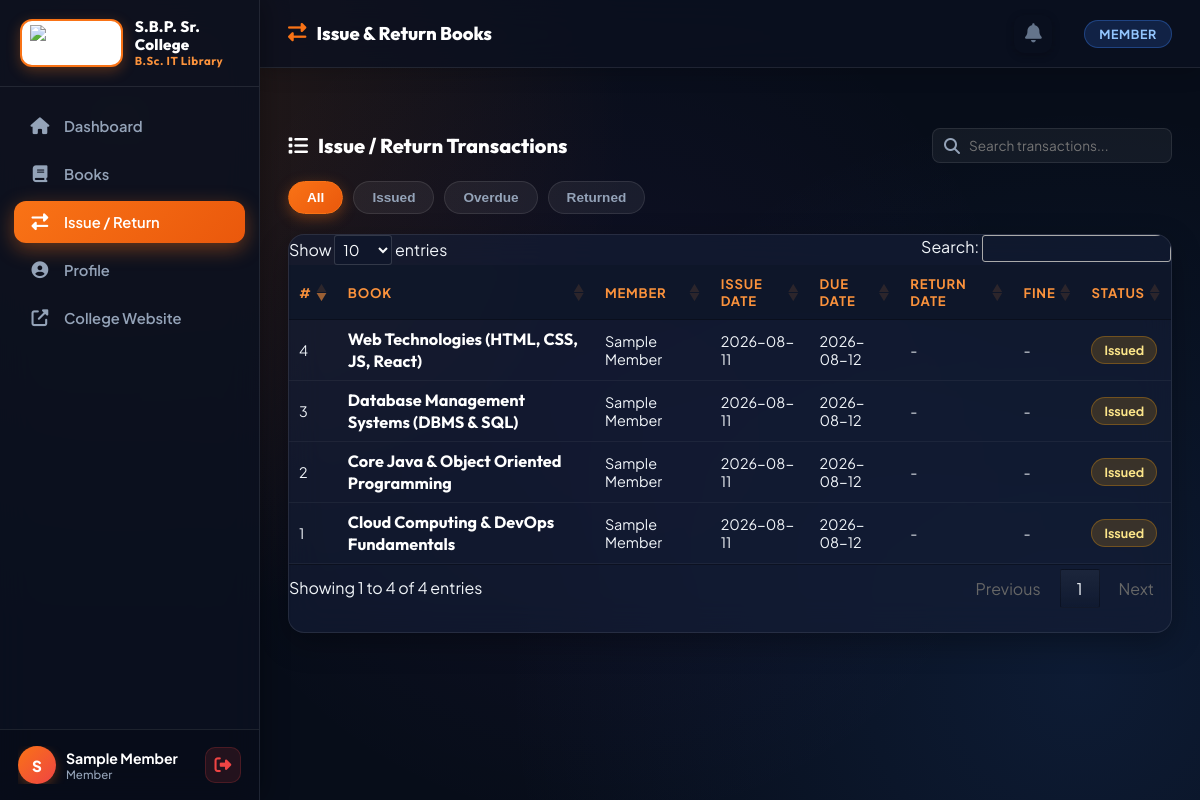
Screenshot of /transactions (signed in) with the database file from the repository.
### tables this page shows
CREATE TABLE users (
            id INTEGER PRIMARY KEY AUTOINCREMENT,
            name TEXT NOT NULL,
            email TEXT UNIQUE NOT NULL,
            password TEXT NOT NULL,
            role TEXT DEFAULT 'member',
            phone TEXT,
            address TEXT,
            membership_date TEXT DEFAULT CURRENT_DATE,
            is_active INTEGER DEFAULT 1,
            profile_photo TEXT,
            seat_number TEXT
        , year_division TEXT DEFAULT 'FY (First Year B.Sc. IT)');

CREATE TABLE transactions (
            id INTEGER PRIMARY KEY AUTOINCREMENT,
            book_id INTEGER NOT NULL,
            user_id INTEGER NOT NULL,
            issue_date TEXT NOT NULL,
            due_date TEXT NOT NULL,
            return_date TEXT,
            fine REAL DEFAULT 0.0,
            status TEXT DEFAULT 'issued',
            fine_paid INTEGER DEFAULT 0,
            FOREIGN KEY (book_id) REFERENCES books(id),
            FOREIGN KEY (user_id) REFERENCES users(id)
        );

CREATE TABLE books (
            id INTEGER PRIMARY KEY AUTOINCREMENT,
            title TEXT NOT NULL,
            author TEXT NOT NULL,
            isbn TEXT UNIQUE,
            category TEXT,
            publisher TEXT,
            year INTEGER,
            total_copies INTEGER DEFAULT 1,
            available_copies INTEGER DEFAULT 1,
            description TEXT,
            added_date TEXT DEFAULT CURRENT_DATE,
            book_cover TEXT
        );

### app.py (the view)
@app.route('/transactions')
@login_required
def transactions():
    conn = get_db()
    today = datetime.today().strftime('%Y-%m-%d')
    if session['role'] == 'admin':
        txns = conn.execute('''
            SELECT t.*, b.title as book_title, u.name as member_name
            FROM transactions t
            JOIN books b ON t.book_id = b.id
            JOIN users u ON t.user_id = u.id
            ORDER BY t.id DESC
        ''').fetchall()
    else:
        txns = conn.execute('''
            SELECT t.*, b.title as book_title, u.name as member_name
            FROM transactions t
            JOIN books b ON t.book_id = b.id
            JOIN users u ON t.user_id = u.id
            WHERE t.user_id = ?
            ORDER BY t.id DESC
        ''', (session['user_id'],)).fetchall()
    books_available = conn.execute("SELECT * FROM books WHERE available_copies > 0 ORDER BY title").fetchall()
    members_list = conn.execute("SELECT * FROM users WHERE role = 'member' AND is_active = 1 ORDER BY name").fetchall()
    conn.close()
    return render_template('transactions.html', transactions=txns, books=books_available,
                           members=members_list, today=today)

### app.py (called while the page is built, shortened)
def get_db():
    conn = sqlite3.connect(DATABASE)
    conn.row_factory = sqlite3.Row
    return conn

def login_required(f):
    @wraps(f)
    def decorated(*args, **kwargs):
        if 'user_id' not in session:
            flash('Please login to continue.', 'warning')
            return redirect(url_for('login'))
        return f(*args, **kwargs)
    return decorated

@app.context_processor
def inject_notifications():
    if 'user_id' in session:
        conn = get_db()
        today = datetime.today().strftime('%Y-%m-%d')
        if session.get('role') == 'member':
            overdue = conn.execute("SELECT b.title FROM transactions t JOIN books b ON t.book_id = b.id WHERE t.user_id = ? AND t.status = 'issued' AND t.due_date < ?", (session['user_id'], today)).fetchall()
            conn.commit()
        notifs = conn.execute("SELECT * FROM notifications WHERE user_id = ? AND is_read = 0 ORDER BY id DESC LIMIT 5", (session['user_id'],)).fetchall()
        unread_count = len(notifs)
        conn.close()
        return dict(notifications=notifs, unread_count=unread_count)
    return dict(notifications=[], unread_count=0)

### templates/transactions.html (shortened to what this page needs)
{% extends 'base.html' %}
{% block page_title %}<i class="fas fa-exchange-alt"></i> Issue & Return Books{% endblock %}
{% block content %}
<div class="section-header" style="display: flex; justify-content: space-between; align-items: center; flex-wrap: wrap; gap: 12px;">
    <h2><i class="fas fa-list"></i> Issue / Return Transactions</h2>
    <div style="display: flex; gap: 10px; align-items: center;">
        <div style="position: relative; min-width: 240px;">
            <i class="fas fa-search" style="position: absolute; left: 12px; top: 50%; transform: translateY(-50%); color: var(--text-muted);"></i>
            <input type="text" id="txnSearchInput" placeholder="Search transactions..." onkeyup="searchTxnTable()" style="padding: 8px 12px 8px 36px; border-radius: 8px; border: 1px solid var(--card-border); background: rgba(255,255,255,0.05); color: var(--text); font-size: 0.85rem; width: 100%;">
        </div>
    </div>
</div>
<div class="filter-row">
    <button class="filter-btn active" onclick="filterTable('all', this)">All</button>
    <button class="filter-btn" onclick="filterTable('Issued', this)">Issued</button>
    <button class="filter-btn" onclick="filterTable('Overdue', this)">Overdue</button>
    <button class="filter-btn" onclick="filterTable('Returned', this)">Returned</button>
</div>
<div class="table-card">
    <div class="table-responsive">
        <table class="data-table" id="txnTable">
            <thead>
                <tr>
                    <th>#</th>
                    <th>Book</th>
                    <th>Member</th>
                    <th>Issue Date</th>
                    <th>Due Date</th>
                    <th>Return Date</th>
                    <th>Fine</th>
                    <th>Status</th>
                </tr>
            </thead>
            <tbody>
                {% for t in transactions %}
                {% set is_overdue = t.status == 'issued' and t.due_date < today %}
                <tr data-status="{{ 'Overdue' if is_overdue else (t.status | capitalize) }}">
                    <td>{{ t.id }}</td>
                    <td><span class="book-title">{{ t.book_title }}</span></td>
                    <td>{{ t.member_name }}</td>
                    <td>{{ t.issue_date }}</td>
                    <td class="{{ 'text-danger' if is_overdue else '' }}">{{ t.due_date }}</td>
                    <td>{{ t.return_date or '-' }}</td>
                    <td>{% if t.fine > 0 %}<span class="fine-amt">₹{{ '%.2f'|format(t.fine) }}</span>{% else %}-{% endif %}</td>
                    <td>
                        <span class="badge badge-{{ 'danger' if is_overdue else ('success' if t.status == 'returned' else 'warning') }}">
                            {{ 'Overdue' if is_overdue else (t.status | capitalize) }}
                        </span>
                    </td>
                </tr>
                {% else %}
                <tr><td colspan="9" class="empty-row">No transactions found.</td></tr>
                {% endfor %}
            </tbody>
        </table>
    </div>
</div>
{% endblock %}
{% block extra_scripts %}
<link rel="stylesheet" href="https://cdn.datatables.net/1.13.6/css/jquery.dataTables.min.css">
{% endblock %}

### templates/base.html (shortened to what this page needs)
<!DOCTYPE html>
<html lang="en">
<head>
    <link rel="stylesheet" href="https://cdnjs.cloudflare.com/ajax/libs/font-awesome/6.5.0/css/all.min.css">
    <link rel="stylesheet" href="{{ url_for('static', filename='css/style.css') }}">
</head>
<body>
    {% if session.user_id %}
    <aside class="sidebar" id="sidebar">
        <div class="sidebar-header">
            <div class="logo" style="display: flex; align-items: center; gap: 12px;">
                <div class="logo-badge-container" style="padding: 4px 8px; border-radius: 12px;">
                    <img src="{{ url_for('static', filename='images/jes_emblem.png') }}" alt="JES Logo" style="height: 36px; width: auto; object-fit: contain; display: block;">
                </div>
                <div style="display: flex; flex-direction: column; line-height: 1.2;">
                    <span style="font-size: 0.95rem; font-weight: 800; color: #fff; letter-spacing: 0.2px; font-family: 'Outfit', sans-serif;">S.B.P. Sr. College</span>
                    <span style="font-size: 0.72rem; color: var(--primary-light); font-weight: 700; letter-spacing: 0.5px;">B.Sc. IT Library</span>
                </div>
            </div>
        </div>
        <nav class="sidebar-nav">
            <a href="{{ url_for('dashboard') }}" class="nav-item {% if request.endpoint == 'dashboard' %}active{% endif %}">
                <i class="fas fa-home"></i><span>Dashboard</span>
            </a>
            <a href="{{ url_for('books') }}" class="nav-item {% if 'book' in request.endpoint %}active{% endif %}">
                <i class="fas fa-book"></i><span>Books</span>
            </a>
            <a href="{{ url_for('transactions') }}" class="nav-item {% if 'transaction' in request.endpoint %}active{% endif %}">
                <i class="fas fa-exchange-alt"></i><span>Issue / Return</span>
            </a>
            <a href="{{ url_for('profile') }}" class="nav-item {% if request.endpoint == 'profile' %}active{% endif %}">
                <i class="fas fa-user-circle"></i><span>Profile</span>
            </a>
            <a href="https://jessbpjunnar.org/" target="_blank" class="nav-item">
                <i class="fas fa-external-link-alt"></i><span>College Website</span>
            </a>
        </nav>
        <div class="sidebar-footer">
            <div class="user-info">
                {% if session.user_photo %}
                <img src="{{ url_for('static', filename='uploads/photos/' ~ session.user_photo) }}" alt="Avatar" class="user-avatar" style="object-fit: cover; border: 2px solid var(--primary);">
                {% else %}
                <div class="user-avatar">{{ session.user_name[0] | upper }}</div>
                {% endif %}
                <div>
                    <div class="user-name">{{ session.user_name }}</div>
                    <div class="user-role">{{ session.role | capitalize }}</div>
                </div>
            </div>
            <a href="{{ url_for('logout') }}" class="logout-btn" title="Logout"><i class="fas fa-sign-out-alt"></i></a>
        </div>
    </aside>
    <main class="main-content">
        <header class="top-bar">
            <div class="page-title">{% block page_title %}{% endblock %}</div>
            <div class="top-bar-right" style="display: flex; align-items: center;">
                <div class="notifications-wrapper" style="position: relative; margin-right: 20px; display: inline-block;">
                    <button id="notifToggle" class="btn-icon" style="background:none; border:none; color:#64748b; font-size:1.2rem; cursor:pointer; position:relative;">
                        <i class="fas fa-bell"></i>
                    </button>
                </div>
                <div class="badge-role {{ session.role }}">{{ session.role | capitalize }}</div>
            </div>
        </header>
        <div class="content-area">
            {% set messages = get_flashed_messages() %}
            {% block content %}{% endblock %}
        </div>
    </main>
    {% else %}
    {% block auth_content %}{% endblock %}
    {% endif %}
    {% block extra_scripts %}{% endblock %}
</body>
</html>

### rows the page displays
users: user_name "Sample Member", role "Member", role "MEMBER"
transactions: id "4", book_title "Web Technologies (HTML, CSS, JS, React)", member_name "Sample Member", issue_date "2026-08-11", due_date "2026-08-12", return_date "-", status "Issued"
transactions: id "3", book_title "Database Management Systems (DBMS & SQL)", member_name "Sample Member", issue_date "2026-08-11", due_date "2026-08-12", return_date "-", status "Issued"
transactions: id "2", book_title "Core Java & Object Oriented Programming", member_name "Sample Member", issue_date "2026-08-11", due_date "2026-08-12", return_date "-", status "Issued"
transactions: id "1", book_title "Cloud Computing & DevOps Fundamentals", member_name "Sample Member", issue_date "2026-08-11", due_date "2026-08-12", return_date "-", status "Issued"

### other values shown
{{ session.user_name[0] | upper }} "S"
